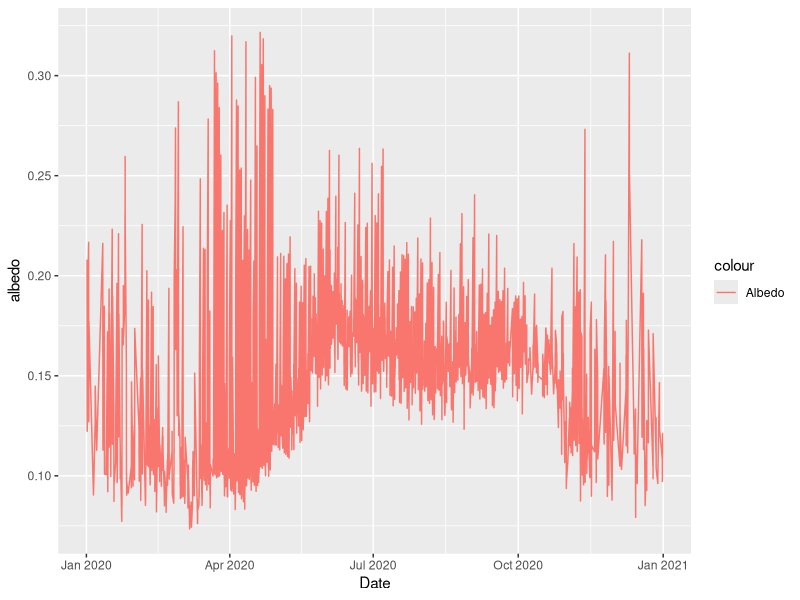
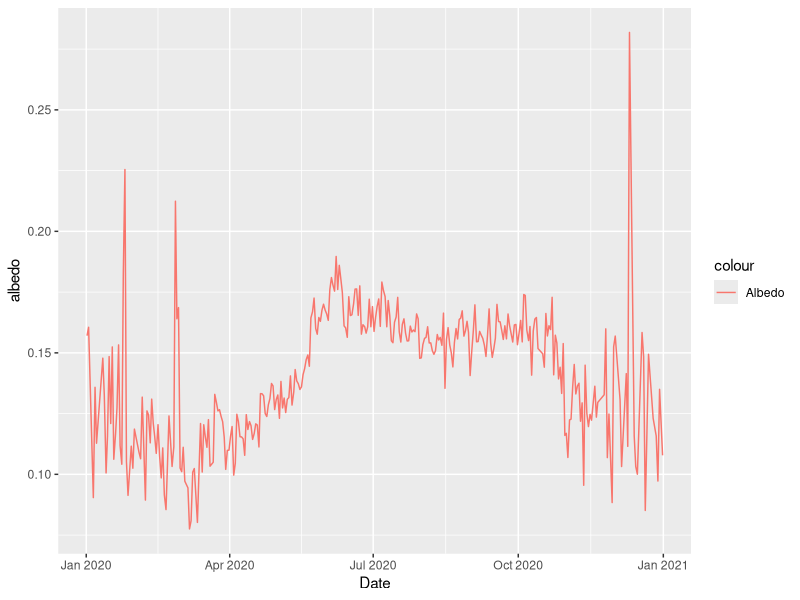
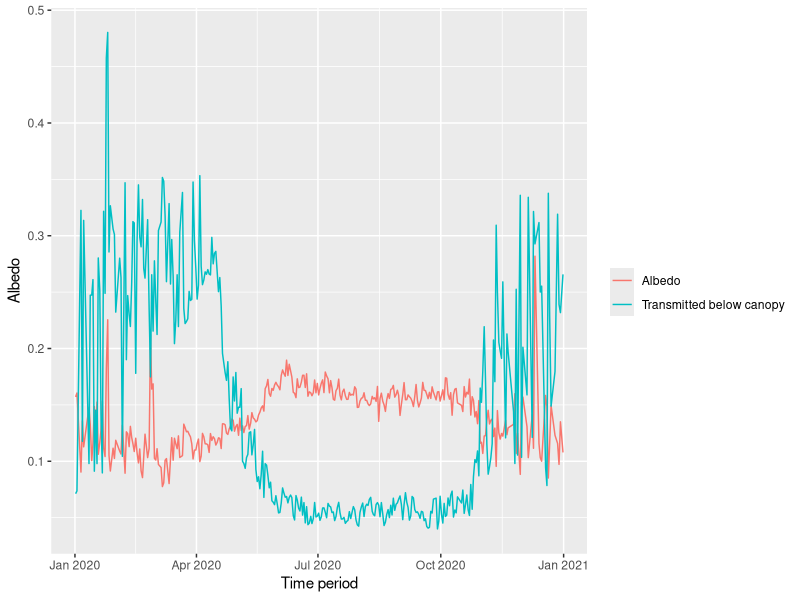
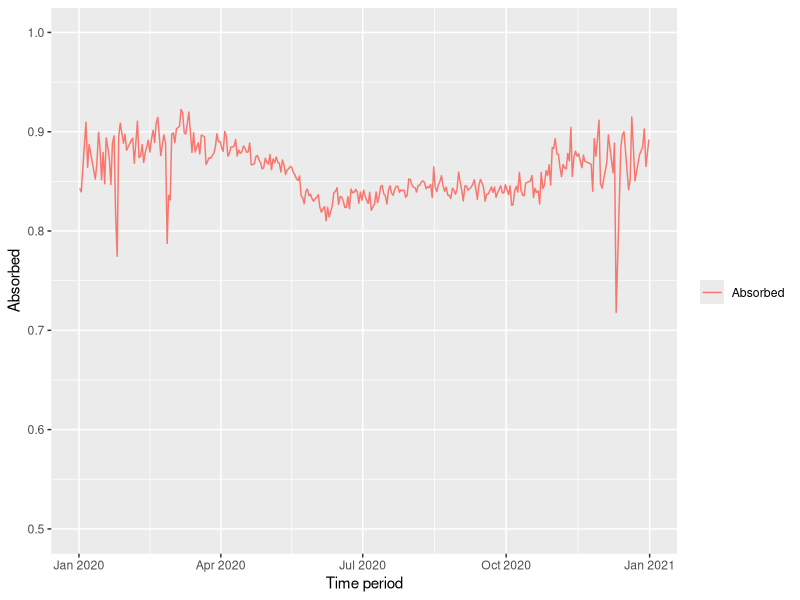
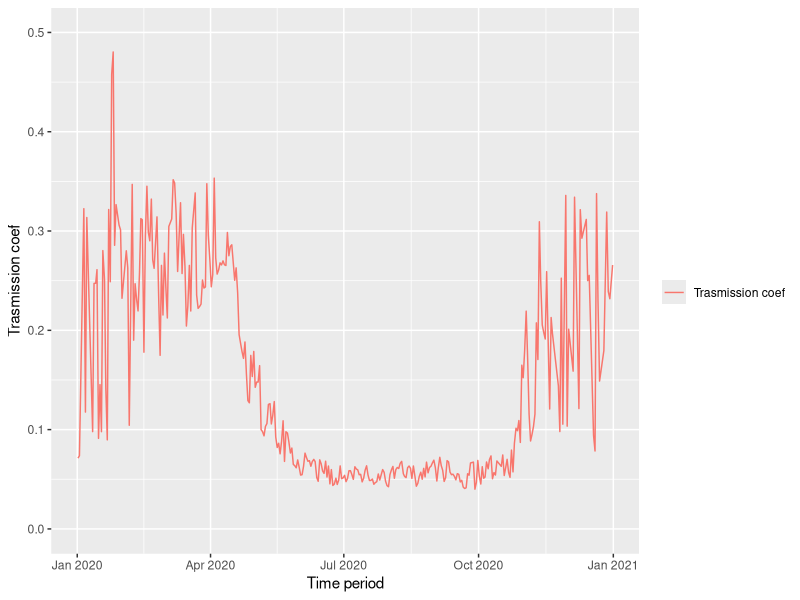
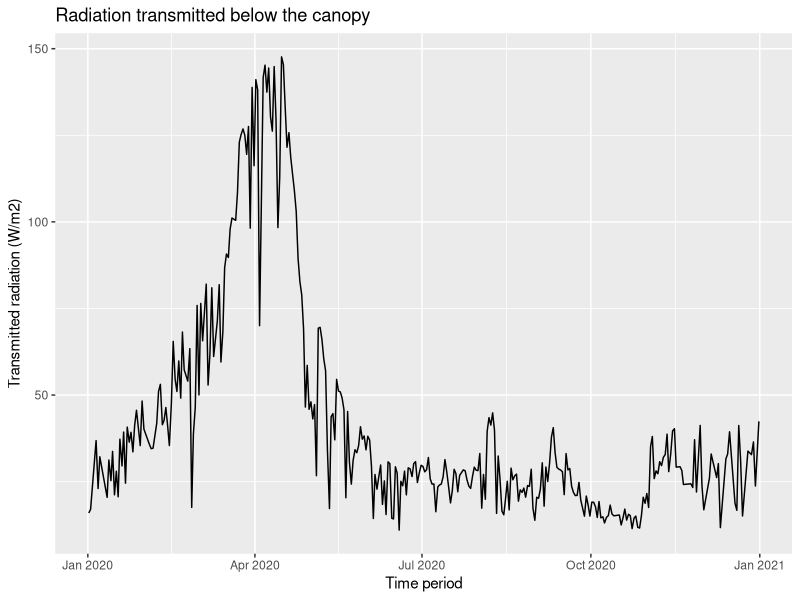
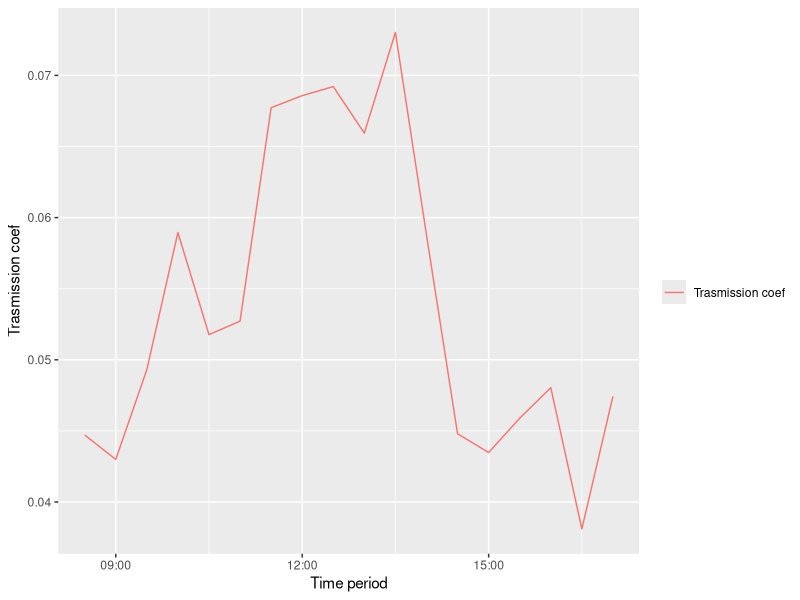
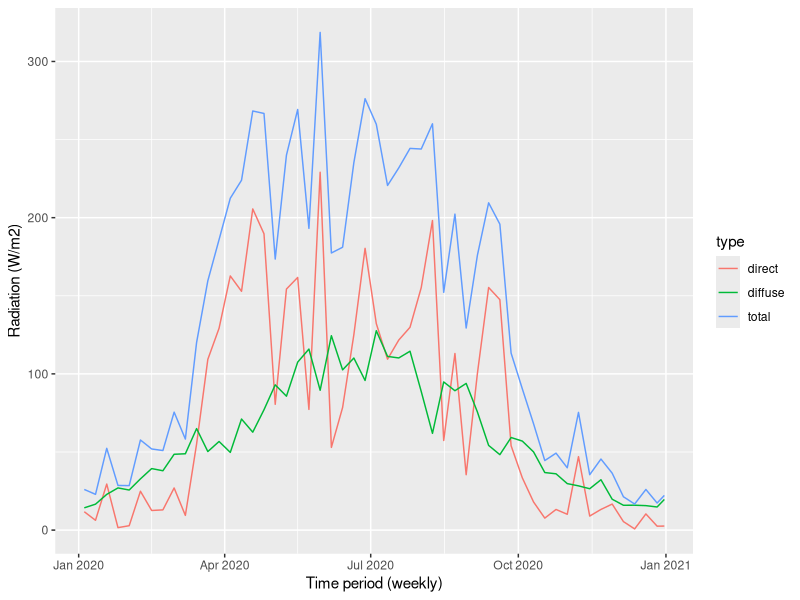

Reproduce these figures in R, in order.
## ---- chunk 1
library(tidyverse)
library(ggplot2)
library(lubridate)

shortwavedata <- read.csv(
  "Exercise_1st_lect/Shortwave_incoming_diffuse_W_m-2_Hainich_2020.csv",
  header = TRUE, sep = ",")
shortwavedata$Date<- as.POSIXct(shortwavedata$Date, format= "%Y-%m-%d %H:%M")

calib_factorsdata <- read.csv(
  "Exercise_1st_lect/Shortwave_incoming_outgoing_belowcanopy_mV_Hainich_2020.csv")
calib_factorsdata$Date<- as.POSIXct(calib_factorsdata$Date
                                    , format= "%Y-%m-%d %H:%M")

sw_b <- data.frame(
  Date = calib_factorsdata$Date,
  incoming = calib_factorsdata$Shortwave_incoming_mV * 86.5801,
  #mV *( W m-2 )/mV  = W m-2
  outgoing =  calib_factorsdata$Shortwave_outgoing_mV * 86.5801,
  #mV *( W m-2 )/mV  = W m-2
  belowcanopy = calib_factorsdata$Shortwave_incoming_bewlow_canopy_mV*194.9318
  #mV *( W m-2 )/mV = W m-2
)

# This is a quick hack to remove incorrect data when the radiation is low
sw_b[sw_b$incoming<=10 | sw_b$outgoing <=10 | sw_b$belowcanopy <= 10,] <- NA
sw_b <- drop_na(sw_b)
## ---- chunk 2
sw_b <- mutate(sw_b,
               albedo = outgoing/incoming,
               transmitted = belowcanopy/incoming,
               absorbed = 1 - albedo)

sw_b_d <- sw_b %>%
  group_by(yday(Date)) %>%
  summarise_all(mean)
## ---- chunk 3
ggplot(sw_b, aes(x=Date))+
  geom_line(aes(y=albedo, colour = 'Albedo'))
## ---- chunk 4
ggplot(sw_b_d, aes(x=Date))+
  geom_line(aes(y=albedo, colour = 'Albedo'))
## ---- chunk 5
ggplot(sw_b_d, aes(x=Date))+
  geom_line(aes(y=albedo, colour = 'Albedo'))+
  geom_line(aes(y=transmitted, colour = 'Transmitted below canopy'))+
  labs(y = "Albedo", x = "Time period", color = "")

## ---- chunk 6
ggplot(sw_b_d, aes(x=Date))+
  geom_line(aes(y=absorbed, colour = 'Absorbed'))+
  labs(y = "Absorbed", x = "Time period", color = "") +
  ylim(0.5,1)
## ---- chunk 7
ggplot(sw_b_d, aes(x=Date))+
  geom_line(aes(y=transmitted, colour = 'Trasmission coef'))+
  labs(y = "Trasmission coef", x = "Time period", color = "") +
  ylim(0,.5)
## ---- chunk 8
ggplot(sw_b_d, aes(x=Date))+
  geom_line(aes(y=belowcanopy))+
  labs(y = "Transmitted radiation (W/m2)", x = "Time period", title="Radiation transmitted below the canopy")
## ---- chunk 9
sw_b %>%
  #filter(yday(Date)=150) %>%
  filter(between(Date, as_datetime("2020-07-1"), as_datetime("2020-07-2"))) %>%
ggplot(aes(x=Date))+
  geom_line(aes(y=transmitted, colour = 'Trasmission coef'))+
  labs(y = "Trasmission coef", x = "Time period", color = "") 
## ---- chunk 10
shortwavedata <- mutate(shortwavedata,
                        direct = Shortwave_incoming_W_m.2 - Shortwave_incoming_diffuse_W_m.2)
## ---- chunk 11
shortwavedata%>%
  group_by(week(Date)) %>%
  summarise_all(mean) %>%
  gather("type", "rad", Shortwave_incoming_W_m.2 , direct , Shortwave_incoming_diffuse_W_m.2)  %>%
  ggplot(aes(x=Date, y=rad, color=type)) +
    geom_line() +
  scale_color_discrete(labels=c("direct", "diffuse", "total")) +
  labs(y="Radiation (W/m2)", x="Time period (weekly)")
## ---- chunk 12
shortwavedata%>%
  filter(week(Date)==28) %>%
  gather("type", "rad", Shortwave_incoming_W_m.2 , direct)  %>%
  ggplot(aes(x=Date, y=rad, color=type)) +
    geom_line() +
  scale_color_discrete(labels=c("direct", "total")) +
  labs(y="Radiation (W/m2)", x="Time period (weekly)")
